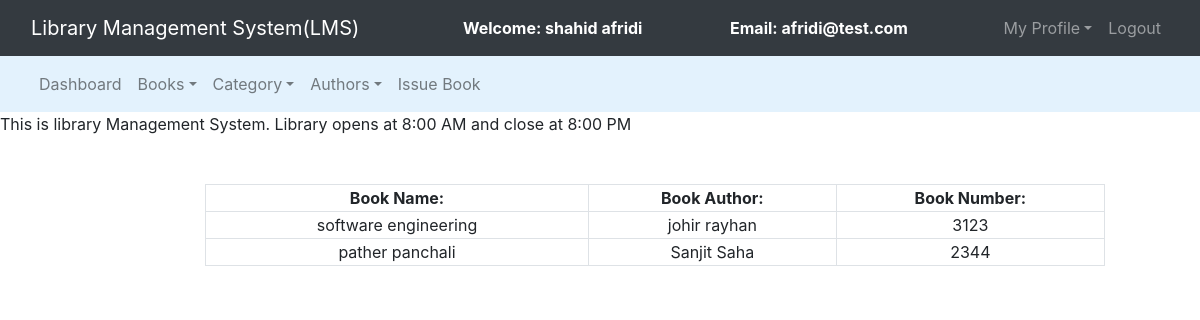
The app's page /view_issued_book.php (signed in) with its own data.
### tables this page shows
CREATE TABLE `issued_books` (
  `s_no` int(11) NOT NULL,
  `book_no` int(11) DEFAULT NULL,
  `book_name` varchar(255) DEFAULT NULL,
  `book_author` varchar(255) DEFAULT NULL,
  `student_id` int(11) DEFAULT NULL,
  `status` int(11) DEFAULT NULL,
  `issue_date` date DEFAULT NULL
);

### view_issued_book.php (the view, shortened to what this page needs)
<?php
	$connection = mysqli_connect("localhost","root","");
	$query = "select book_name, book_author, book_no from issued_books where student_id = $_SESSION[id] and status = 1";
?>
<!DOCTYPE html>
<html>
<head>
	<link rel="stylesheet" type="text/css" href="bootstrap-4.4.1/css/bootstrap.min.css">
</head>
<body>
	<nav class="navbar navbar-expand-lg navbar-dark bg-dark">
		<div class="container-fluid">
			<div class="navbar-header">
				<a class="navbar-brand" href="user_dashboard.php">Library Management System(LMS)</a>
			</div>
			<font style="color: white"><span><strong>Welcome: <?php echo $_SESSION['name']; ?></strong></span></font>
			<font style="color: white"><span><strong>Email: <?php echo $_SESSION['email']; ?></strong></span></font>
			<ul class="nav navbar-nav navbar-right">
				<li class="nav-item dropdown">
					<a class="nav-link dropdown-toggle" data-toggle="dropdown">My Profile</a>
				</li>
				<li class="nav-item"><a class="nav-link" href="logout.php">Logout</a></li>
			</ul>
		</div>
	</nav>
	<nav class="navbar navbar-expand-lg navbar-light" style="background-color: #e3f2fd">
		<div class="container-fluid">
			<ul class="nav navbar-nav navbar-center">
				<li class="nav-item">
					<a href="admin_dashboard.php" class="nav-link">Dashboard</a>
				</li>
				<li class="nav-item dropdown">
					<a href="" class="nav-link dropdown-toggle" data-toggle="dropdown">Books</a>
				</li>
				<li class="nav-item dropdown">
					<a href="" class="nav-link dropdown-toggle" data-toggle="dropdown">Category</a>
				</li>
				<li class="nav-item dropdown">
					<a href="" class="nav-link dropdown-toggle" data-toggle="dropdown">Authors</a>
				</li>
				<li class="nav-item">
					<a href="" class="nav-link">Issue Book</a>
				</li>
			</ul>
		</div>
	</nav>
	<span><marquee>This is library Management System. Library opens at 8:00 AM and close at 8:00 PM</marquee></span><br><br>
	<div class="row">
		<div class="col-md-2"></div>
		<div class="col-md-8">
			<form>
				<table class="table-bordered" width="900px" style="text-align: center;">
					<tr>
						<th>Book Name:</th>
						<th>Book Author:</th>
						<th>Book Number:</th>
					</tr>
					<?php
						$query_run = mysqli_query($connection,$query);
						while($row = mysqli_fetch_assoc($query_run)){
							$book_name = $row['book_name'];
							$book_author = $row['book_author'];
							$book_no = $row['book_no'];
					?>
							<tr>
								<td><?php echo $book_name; ?></td>
								<td><?php echo $book_author; ?></td>
								<td><?php echo $book_no; ?></td>
							</tr>
							<?php
						}
					?>
				</table>
			</form>
		</div>
		<div class="col-md-2"></div>
	</div>
</body>
</html>

### records on screen
issued_books: book_name "software engineering", book_author "johir rayhan", book_no "3123"
issued_books: book_name "pather panchali", book_author "Sanjit Saha", book_no "2344"

### other values on screen
$_SESSION['name'] "shahid afridi"
$_SESSION['email'] "afridi@test.com"
